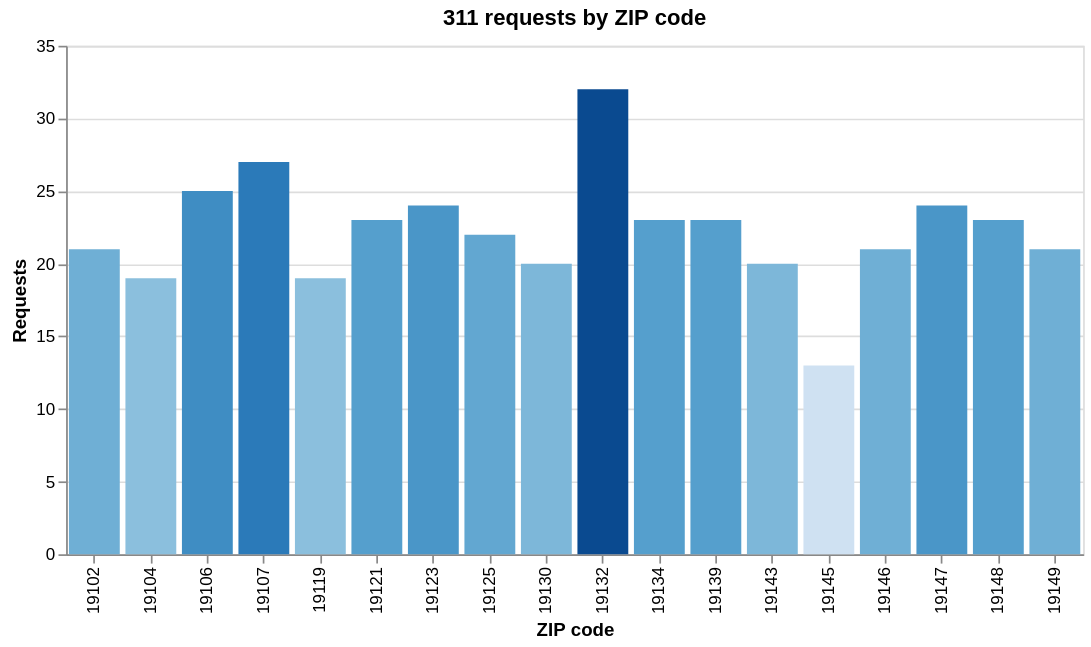

Here is the notebook cell this chart was saved with:
### Markdown cell above
## 3. Requests by ZIP code (altair, with a transformation)

### Code cell
alt.Chart(requests).mark_bar().encode(
    x=alt.X("zipcode:N", title="ZIP code"),
    y=alt.Y("count():Q", title="Requests"),
    color=alt.Color("count():Q", scale=alt.Scale(scheme="blues"), legend=None),
    tooltip=["zipcode", "count()"],
).properties(title="311 requests by ZIP code", width=600)

### Figure 1 — Vega-Lite specification as saved in the notebook (floating-point values rounded to 4 significant figures; data arrays with more than 128 entries replaced by an {"elided": "..."} marker saying what was removed)
{"config": {"view": {"continuousWidth": 300, "continuousHeight": 300}}, "data": {"name": "data-4d82ddd2a45dae0990e265966677bc4d"}, "mark": {"type": "bar"}, "encoding": {"color": {"aggregate": "count", "legend": null, "scale": {"scheme": "blues"}, "type": "quantitative"}, "tooltip": [{"field": "zipcode", "type": "quantitative"}, {"aggregate": "count", "type": "quantitative"}], "x": {"field": "zipcode", "title": "ZIP code", "type": "nominal"}, "y": {"aggregate": "count", "title": "Requests", "type": "quantitative"}}, "title": "311 requests by ZIP code", "width": 600, "$schema": "https://vega.github.io/schema/vega-lite/v6.4.1.json", "datasets": {"data-4d82ddd2a45dae0990e265966677bc4d": {"elided": "400 records"}}}
